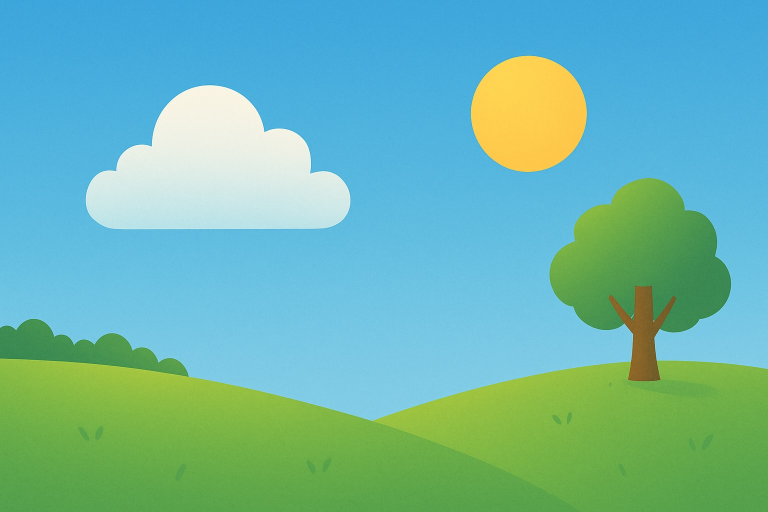
#> input picture examples/data/sky2.jpg, 1536 x 1024 px (shown at 1/2 size); its folder holds 5 pictures in this run
$ python run_multiple_patches.py
#> lines starting #> are read from the running program, lines starting #| are printed output that depends on the picture
### examples/common/input.py
# Copyright (c) 2023 Zhenyuan Desmond Liu <desmondzyliu@gmail.com>
#
# This Source Code Form is subject to the terms of the Mozilla Public
# License, v. 2.0. If a copy of the MPL was not distributed with this
# file, You can obtain one at https://mozilla.org/MPL/2.0/.


import functools
from dataclasses import dataclass
import numpy as np
from numpy.linalg import norm
import matplotlib as mpl
from embroidery.utils import math
from embroidery.utils.math import map_range

from typing import Callable

np.set_printoptions(precision=4, linewidth=10000)

def matplotlib_settings():
	mpl.rcParams["figure.figsize"] = (12, 12)
	mpl.rcParams["figure.dpi"] = 100

matplotlib_settings()

### examples/run_multiple_patches.py
# Copyright (c) 2023 Zhenyuan Desmond Liu <desmondzyliu@gmail.com>
#
# This Source Code Form is subject to the terms of the Mozilla Public
# License, v. 2.0. If a copy of the MPL was not distributed with this
# file, You can obtain one at https://mozilla.org/MPL/2.0/.

#%%
import sys, os; sys.path.append("..")

import common.parse_example;

import json
import pickle
import examples.common.parse_example


import matplotlib
from matplotlib import pyplot as plt
from matplotlib import patches

from tqdm import tqdm

import numpy as np
import numba

from skimage import restoration, img_as_float, color, measure, transform, filters

from embroidery.utils import math, summary
from embroidery.pipeline import main_pipeline
from embroidery import gamut

import common.input
from common import helpers

from pathlib import Path
from IPython import get_ipython
if (ipython_instance := get_ipython()) is not None:
	ipython_instance.run_line_magic("load_ext", "autoreload")
	ipython_instance.run_line_magic("autoreload", "2")

# %%
task_name = f"sky2"
image_fn = f"data/{task_name}.jpg"
json_fn = f"data/{task_name}_kmeans_L0.json"


image = img_as_float(plt.imread(image_fn))[:, :, :3]
image = filters.gaussian(image, sigma=1)
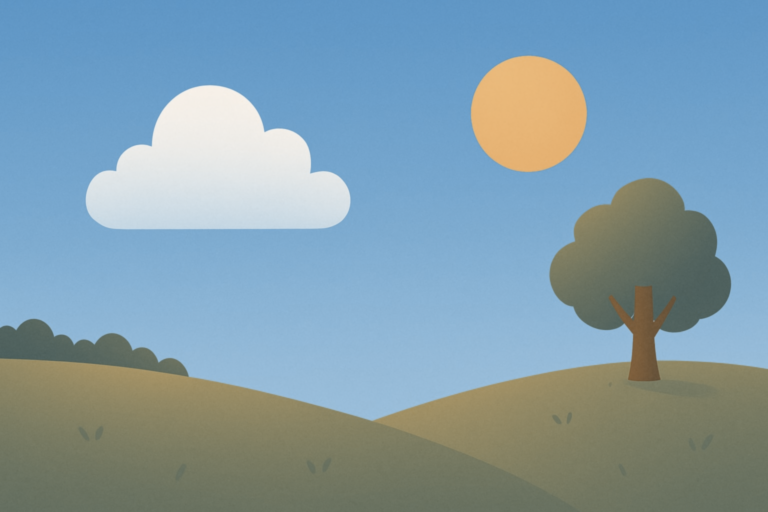
#> image: shape (1024, 1536, 3) float64 (shown at 1/2 size); mean R, G, B 0.511, 0.616, 0.667
plt.imshow(image)
#> (this line was passed over: IPython is not available in this run)

# make output dir, otherwise boom
os.makedirs(f"output/{task_name}", exist_ok=True)

#%%
target_total_physical_size_mm = 99#124
physical_line_width_mm = 0.4

@numba.njit
def recover_colors(grid, color_left, color_right):
	cimg = np.empty((*grid.shape, 3))
	for i in range(grid.shape[0]):
		for j in range(grid.shape[1]):
			t = grid[i, j]
			cimg[i, j] = (1 - t) * color_left + t * color_right
	return cimg


#%%
#> (the run stopped early here; a loop or call above may not have finished)
